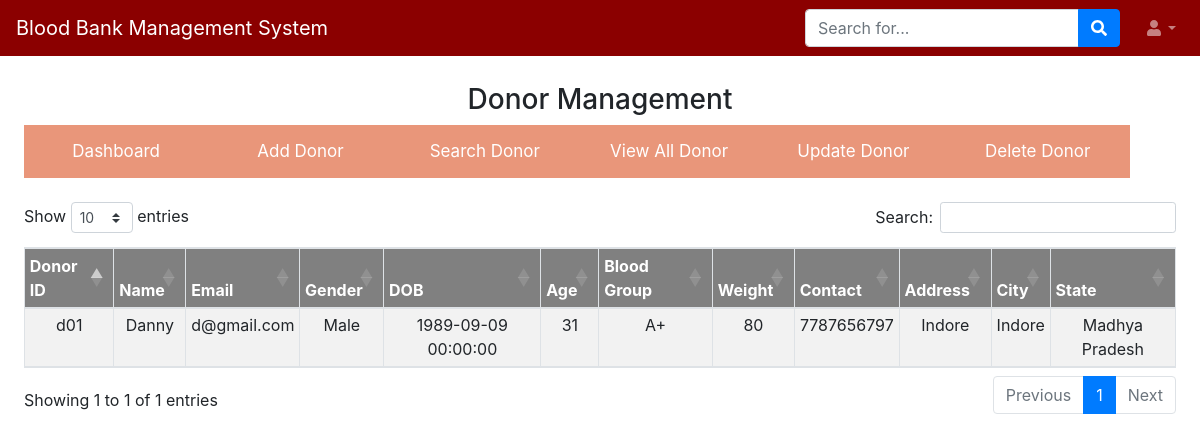
/view_all_donor/ (signed in), run on the app's committed database.
### application/models.py (models this page shows, shortened)
class donor_details(db.Model):
	id = db.Column(db.Integer, primary_key=True)
	d_id = db.Column(db.Integer, unique=True,nullable=False)
	name = db.Column(db.String(50),  nullable=False)
	email = db.Column(db.String(120), unique=True, nullable=False)
	gender = db.Column(db.String(20),  nullable=False)
	dob = db.Column(db.DateTime(10))
	age = db.Column(db.Integer,nullable=False)
	blood_group = db.Column(db.String(20),  nullable=False)
	weight = db.Column(db.Integer,nullable=False)
	contact = db.Column(db.Integer, nullable=False)
	address = db.Column(db.String(100),  nullable=False)
	city = db.Column(db.String(50), nullable=False)
	state = db.Column(db.String(50), nullable=False)
	status = db.Column(db.String(20), default="Active")
	register_date = db.Column(db.DateTime,default=db.func.current_timestamp())
	updation_date = db.Column(db.String(50),default="0")
	donor_donate_relnshp = db.relationship('blood_stock', backref='donor_details', lazy='dynamic')

### application/routes.py (the view)
@app.route('/view_all_donor/')
@login_required
def view_all_donor():
		details  = donor_details.query.order_by(donor_details.id).all()
		return render_template('view_all_donor.html',details=details)

### application/models.py (called while the page is built)
@login_manager.user_loader
def load_user(user_id):
	return User.query.get(int(user_id))

### application/templates/view_all_donor.html (shortened to what this page needs)
{% extends "donor_tab.html" %}
{%block heading%}
<h3 style="text-align: center;">Donor Management</h3>
{%endblock%}
 {% block form %}
            {%if details%}
            <table id="dtVerticalScrollExample" class="table table-striped table-bordered table-sm" cellspacing="0" width="100%" style="text-align: center;margin-top: 60px;">
          <thead style="color: white;background: grey;">
            <tr>
              <th class="th-sm">Donor ID
              </th>
              <th class="th-sm">Name
              </th>
              <th class="th-sm">Email
              </th>
              <th class="th-sm">Gender
              </th>
              <th class="th-sm">DOB
              </th>
              <th class="th-sm">Age
              </th>
              <th class="th-sm">Blood Group
              </th>
              <th class="th-sm">Weight
              </th>
              <th class="th-sm">Contact
              </th>
              <th class="th-sm">Address
              </th>
              <th class="th-sm">City
              </th>
              <th class="th-sm">State
              </th>
            </tr>
          </thead>
          <tbody>
            {% for d in details %}
                    <tr>
                        <td>{{d.d_id}}</td>
                        <td>{{d.name}}</td>
                        <td>{{d.email}}</td>
                        <td>{{d.gender}}</td>
                        <td>{{d.dob}}</td>
                        <td>{{d.age}}</td>
                        <td>{{d.blood_group}}</td>
                        <td>{{d.weight}}</td>
                        <td>{{d.contact}}</td>
                        <td>{{d.address}}</td>
                        <td>{{d.city}}</td>
                        <td>{{d.state}}</td>
                    </tr>
            {% endfor %}
          </tbody>
        </table>
        {%else%}
        <h3 style="color: red;text-align: center;margin-top: 50px;">No Data Available</h3>
        {%endif%}
  </div>
{% endblock %}

### application/static/css/style.css (style rules this page uses)
body, html { height: 100%; }
* { box-sizing: border-box; }

### data on the page
donor_details: d_id "d01", name "Danny", email "d@gmail.com", gender "Male", dob "1989-09-09 00:00:00", age "31", blood_group "A+", weight "80", contact "7787656797", address "Indore", city "Indore", state "Madhya Pradesh"
